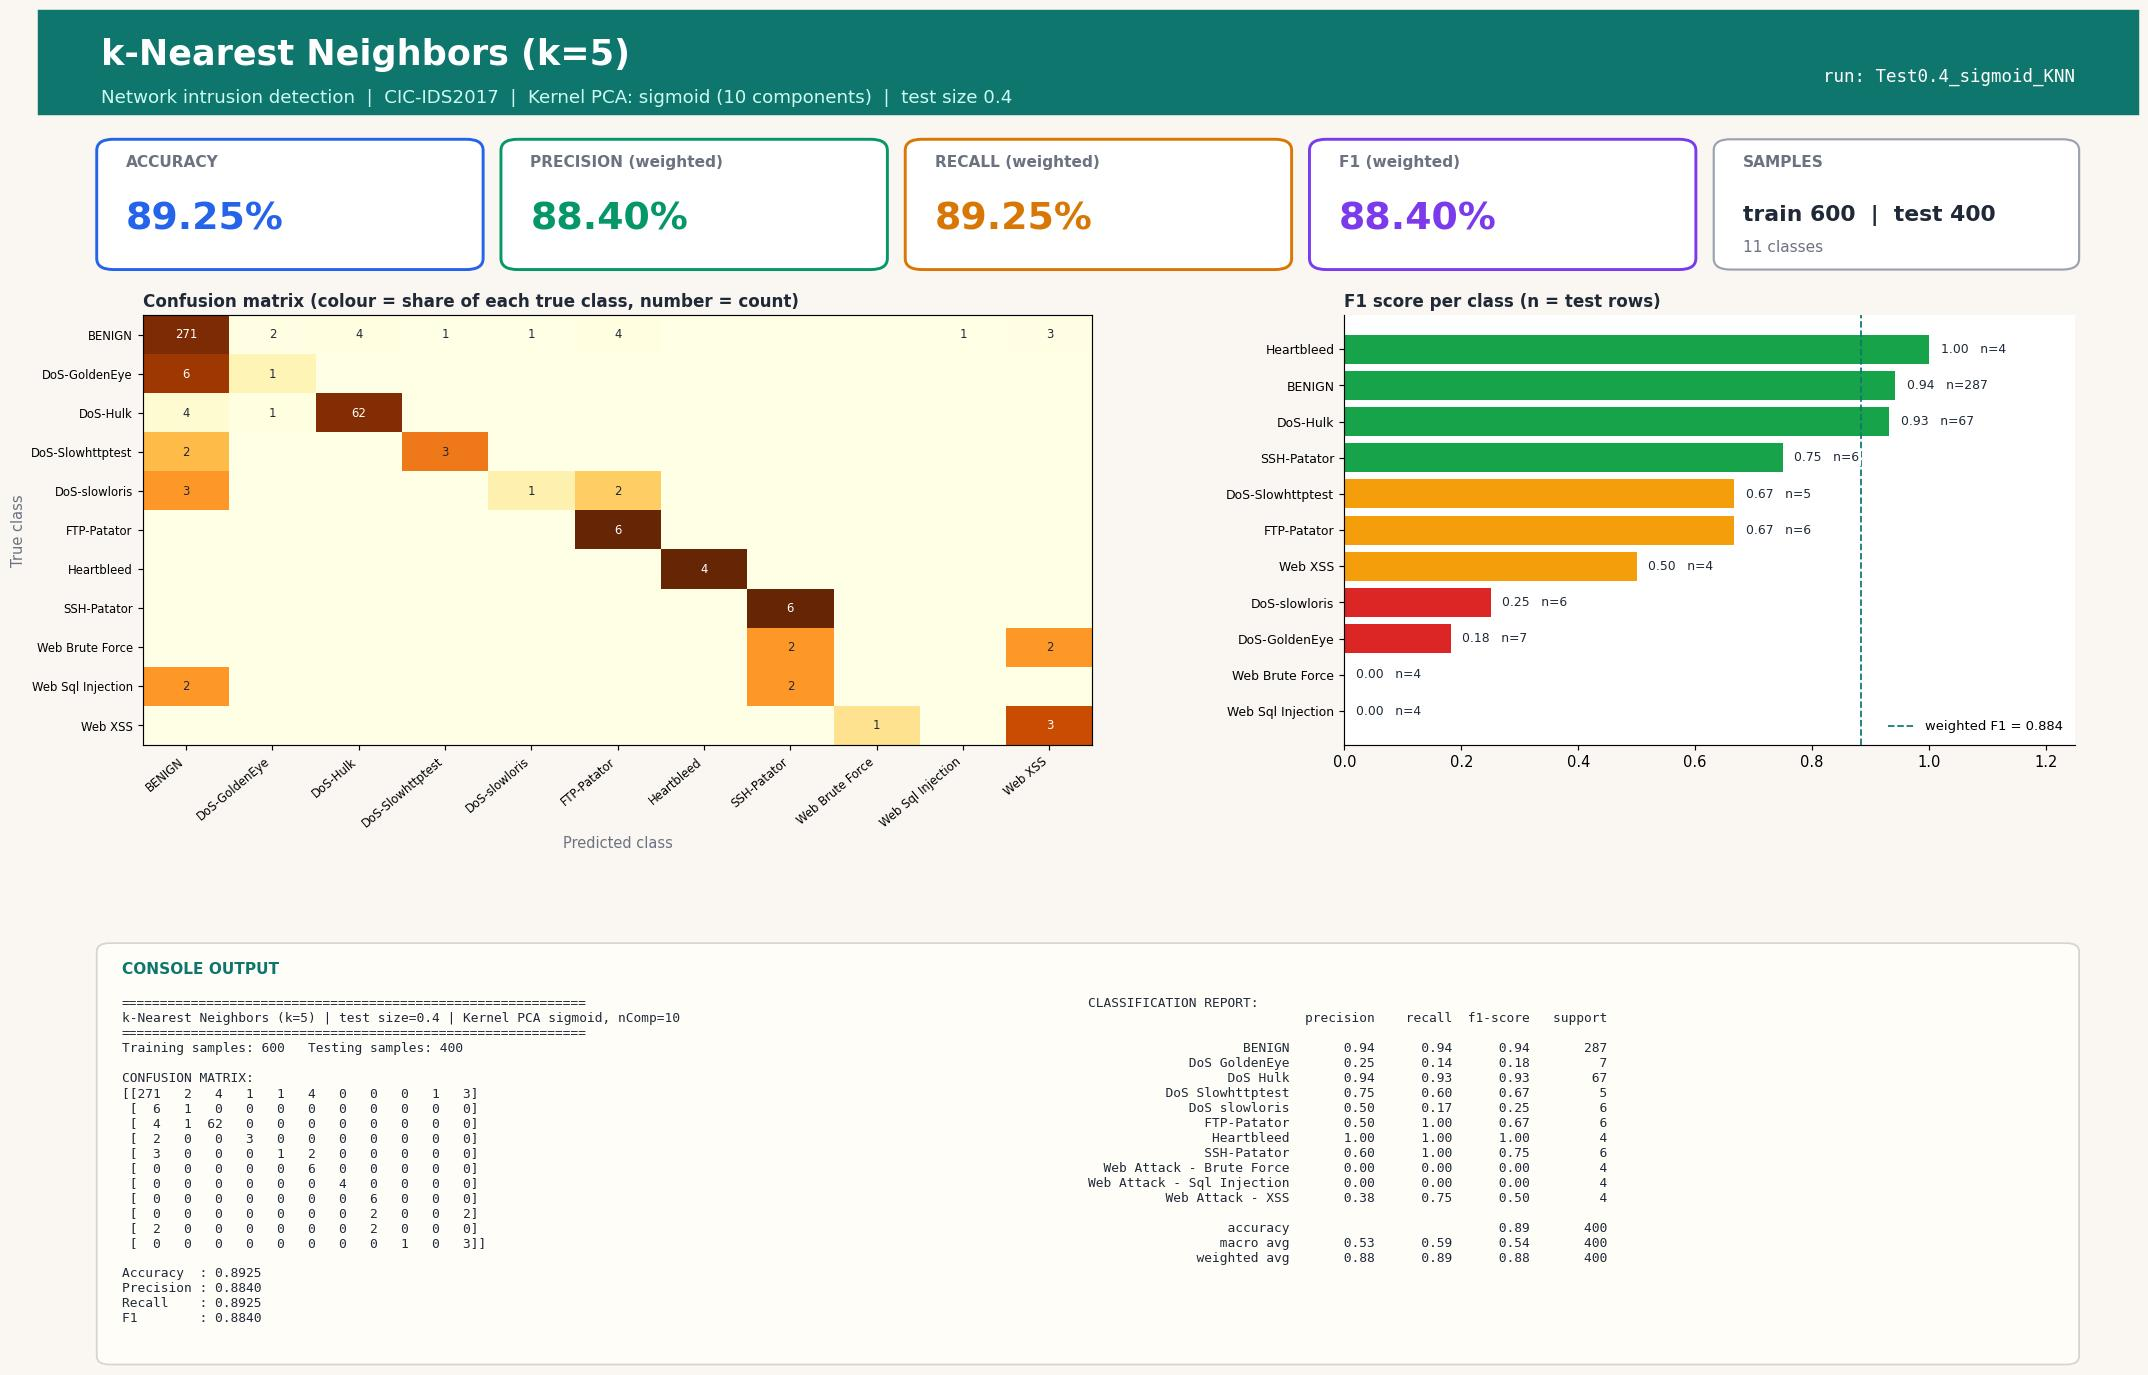

Source code (Python):
#!/usr/bin/env python3
"""k-Nearest Neighbors (k=5) | Test size 0.4 | Kernel PCA kernel=sigmoid, n_components=10
CIC-IDS2017 (Tue+Wed+Thu-morning) 1000-row stratified sample.
Run in any IDE (Spyder / VS Code / PyCharm / Jupyter): open the file and press Run, no arguments needed.
Saves next to this file: 'Test0.4_sigmoid_KNN.jpg' - one image with the console output (confusion matrix, metrics, classification report) plus charts."""
import json, os
import numpy as np
import matplotlib.pyplot as plt
from sklearn.decomposition import KernelPCA
from sklearn.neighbors import KNeighborsClassifier
from sklearn.metrics import (accuracy_score, classification_report, confusion_matrix,
                             f1_score, precision_score, recall_score)
from sklearn.model_selection import train_test_split
from sklearn.preprocessing import StandardScaler

TEST_SIZE, KERNEL, N_COMP, ALG, ALG_NAME = 0.4, "sigmoid", 10, "KNN", "k-Nearest Neighbors (k=5)"
try:
    HERE = os.path.dirname(os.path.abspath(__file__))
except NameError:                      # Jupyter / interactive console
    HERE = os.getcwd()
def _find_root():                      # folder that contains data/sample.npz (works from any working directory)
    for p in (HERE, os.path.join(HERE, ".."), os.path.join(HERE, "..", ".."), os.getcwd()):
        if os.path.exists(os.path.join(p, "data", "sample.npz")):
            return os.path.abspath(p)
    raise FileNotFoundError("data/sample.npz not found - run prepare_data.py or keep the repo folder structure")
ROOT = _find_root()
tag = f"Test{TEST_SIZE}_{KERNEL}_{ALG}"

# 1. LOAD cached, cleaned sample (see prepare_data.py)
d = np.load(os.path.join(ROOT, "data", "sample.npz"), allow_pickle=True)
X, y, class_names = d["X"], d["y"], [str(c).replace("�", "-") for c in d["classes"]]

# 2. SPLIT
X_train, X_test, y_train, y_test = train_test_split(
    X, y, test_size=TEST_SIZE, random_state=42, stratify=y)

# 3. SCALE (fit on train only)
scaler = StandardScaler()
X_train = scaler.fit_transform(X_train); X_test = scaler.transform(X_test)

# 4. DIMENSIONALITY REDUCTION: Kernel PCA (fit on train only; gamma = sklearn default 1/n_features)
kpca = KernelPCA(n_components=N_COMP, kernel=KERNEL, random_state=0)
X_train = kpca.fit_transform(X_train); X_test = kpca.transform(X_test)

# 5. CLASSIFIER
classifier = KNeighborsClassifier(n_neighbors=5)
classifier.fit(X_train, y_train)
y_pred = classifier.predict(X_test)

# 6. METRICS
labels = np.arange(len(class_names))
cm = confusion_matrix(y_test, y_pred, labels=labels)
res = dict(test_size=TEST_SIZE, kernel=KERNEL, n_components=N_COMP, algorithm=ALG, model=ALG_NAME,
           n_train=int(len(y_train)), n_test=int(len(y_test)),
           accuracy=accuracy_score(y_test, y_pred),
           precision=precision_score(y_test, y_pred, average="weighted", zero_division=0),
           recall=recall_score(y_test, y_pred, average="weighted", zero_division=0),
           f1=f1_score(y_test, y_pred, average="weighted", zero_division=0))
report = classification_report(y_test, y_pred, labels=labels, target_names=class_names, zero_division=0)
lines = ["=" * 60, f"{ALG_NAME} | test size={TEST_SIZE} | Kernel PCA {KERNEL}, nComp={N_COMP}", "=" * 60,
         f"Training samples: {len(y_train)}   Testing samples: {len(y_test)}", "", "CONFUSION MATRIX:", np.array2string(cm), ""]
for k in ("accuracy", "precision", "recall", "f1"): lines.append(f"{k.capitalize():10s}: {res[k]:.4f}")
lines += ["", "CLASSIFICATION REPORT:", report]
console_output = "\n".join(lines); print(console_output)

# 7. VISUAL OUTPUT: ONE report-style image (banner, KPI cards, charts, console output) - real results only
from matplotlib.patches import FancyBboxPatch, Rectangle
short = [c.replace("Web Attack - ", "Web ").replace("DoS ", "DoS-") for c in class_names]
rep = classification_report(y_test, y_pred, labels=labels, target_names=class_names, zero_division=0, output_dict=True)
cmn = cm / np.maximum(cm.sum(axis=1, keepdims=True), 1)          # row-normalised = per-class recall
INK, MUTED, BG, ACC = "#1f2937", "#6b7280", "#faf7f2", "#0f766e"
fig = plt.figure(figsize=(20, 13.2), dpi=105, facecolor=BG)
fig.add_artist(Rectangle((0, 0.925), 1, 0.075, transform=fig.transFigure, color=ACC, zorder=0))
fig.text(0.03, 0.968, f"{ALG_NAME}", fontsize=24, fontweight="bold", color="white", va="center")
fig.text(0.03, 0.937, f"Network intrusion detection  |  CIC-IDS2017  |  Kernel PCA: {KERNEL} ({N_COMP} components)  |  test size {TEST_SIZE}",
         fontsize=12.5, color="#ccfbf1", va="center")
fig.text(0.97, 0.952, f"run: {tag}", fontsize=12, color="white", ha="right", va="center", family="monospace")

# KPI cards
cards = [("ACCURACY", res["accuracy"], "#2563eb"), ("PRECISION (weighted)", res["precision"], "#059669"),
         ("RECALL (weighted)", res["recall"], "#d97706"), ("F1 (weighted)", res["f1"], "#7c3aed")]
for i, (lab, v, col) in enumerate(cards):
    x0 = 0.03 + i * 0.1925
    fig.add_artist(FancyBboxPatch((x0, 0.815), 0.18, 0.09, boxstyle="round,pad=0.002,rounding_size=0.008", transform=fig.transFigure,
                                  facecolor="white", edgecolor=col, linewidth=2))
    fig.text(x0 + 0.012, 0.887, lab, fontsize=10.5, color=MUTED, fontweight="bold")
    fig.text(x0 + 0.012, 0.842, f"{v * 100:.2f}%", fontsize=26, color=col, fontweight="bold")
fig.add_artist(FancyBboxPatch((0.80, 0.815), 0.17, 0.09, boxstyle="round,pad=0.002,rounding_size=0.008", transform=fig.transFigure,
                              facecolor="white", edgecolor="#9ca3af", linewidth=1.5))
fig.text(0.812, 0.887, "SAMPLES", fontsize=10.5, color=MUTED, fontweight="bold")
fig.text(0.812, 0.848, f"train {res['n_train']}  |  test {res['n_test']}", fontsize=15, color=INK, fontweight="bold")
fig.text(0.812, 0.826, f"{len(class_names)} classes", fontsize=10.5, color=MUTED)

gs = fig.add_gridspec(1, 2, left=0.05, right=0.97, top=0.78, bottom=0.47, wspace=0.30, width_ratios=[1.3, 1])
ax1 = fig.add_subplot(gs[0, 0]); ax2 = fig.add_subplot(gs[0, 1])
for ax in (ax1, ax2): ax.set_facecolor("white")
im = ax1.imshow(cmn, cmap="YlOrBr", vmin=0, vmax=1, aspect="auto")
ax1.set_xticks(labels); ax1.set_yticks(labels); ax1.set_xticklabels(short, rotation=40, ha="right", fontsize=8); ax1.set_yticklabels(short, fontsize=8)
ax1.set_title("Confusion matrix (colour = share of each true class, number = count)", loc="left", fontsize=11.5, color=INK, fontweight="bold")
ax1.set_xlabel("Predicted class", color=MUTED); ax1.set_ylabel("True class", color=MUTED)
for a_ in labels:
    for b_ in labels:
        if cm[a_, b_]: ax1.text(b_, a_, cm[a_, b_], ha="center", va="center", fontsize=8, color="white" if cmn[a_, b_] > 0.6 else INK)
f1s = [rep[c]["f1-score"] for c in class_names]; sup = [int(rep[c]["support"]) for c in class_names]
order = np.argsort(f1s)
cols = ["#dc2626" if f1s[i] < 0.34 else "#f59e0b" if f1s[i] < 0.67 else "#16a34a" for i in order]
ax2.barh(range(len(order)), [f1s[i] for i in order], color=cols)
ax2.set_yticks(range(len(order))); ax2.set_yticklabels([short[i] for i in order], fontsize=8.5); ax2.set_xlim(0, 1.25)
ax2.set_title("F1 score per class (n = test rows)", loc="left", fontsize=11.5, color=INK, fontweight="bold")
for k, i in enumerate(order): ax2.text(f1s[i] + 0.02, k, f"{f1s[i]:.2f}   n={sup[i]}", va="center", fontsize=8.5, color=INK, zorder=5, bbox=dict(facecolor="white", edgecolor="none", pad=1))
for sp in ("top", "right"): ax2.spines[sp].set_visible(False)
ax2.axvline(res["f1"], color=ACC, ls="--", lw=1.2, label=f"weighted F1 = {res['f1']:.3f}"); ax2.legend(loc="lower right", fontsize=9, frameon=False)

# console output panel (same text that is printed to the console)
fig.add_artist(FancyBboxPatch((0.03, 0.025), 0.94, 0.30, boxstyle="round,pad=0.002,rounding_size=0.006", transform=fig.transFigure,
                              facecolor="#fffdf8", edgecolor="#d6d3d1", linewidth=1.2))
fig.text(0.04, 0.305, "CONSOLE OUTPUT", fontsize=10.5, color=ACC, fontweight="bold")
split_at = lines.index("CLASSIFICATION REPORT:")
fig.text(0.04, 0.288, "\n".join(lines[:split_at]), family="monospace", fontsize=8.8, color=INK, va="top")
fig.text(0.50, 0.288, "\n".join(lines[split_at:]), family="monospace", fontsize=8.8, color=INK, va="top")
plt.savefig(os.path.join(HERE, tag + ".jpg"), format="jpg", bbox_inches="tight", facecolor=BG)
if os.environ.get("ACN_NO_SHOW") != "1": plt.show()   # IDEs display the image; run_all.py disables this
plt.close()

os.makedirs(os.path.join(ROOT, "results", "json"), exist_ok=True)
with open(os.path.join(ROOT, "results", "json", tag + ".json"), "w") as f: json.dump(res, f)
